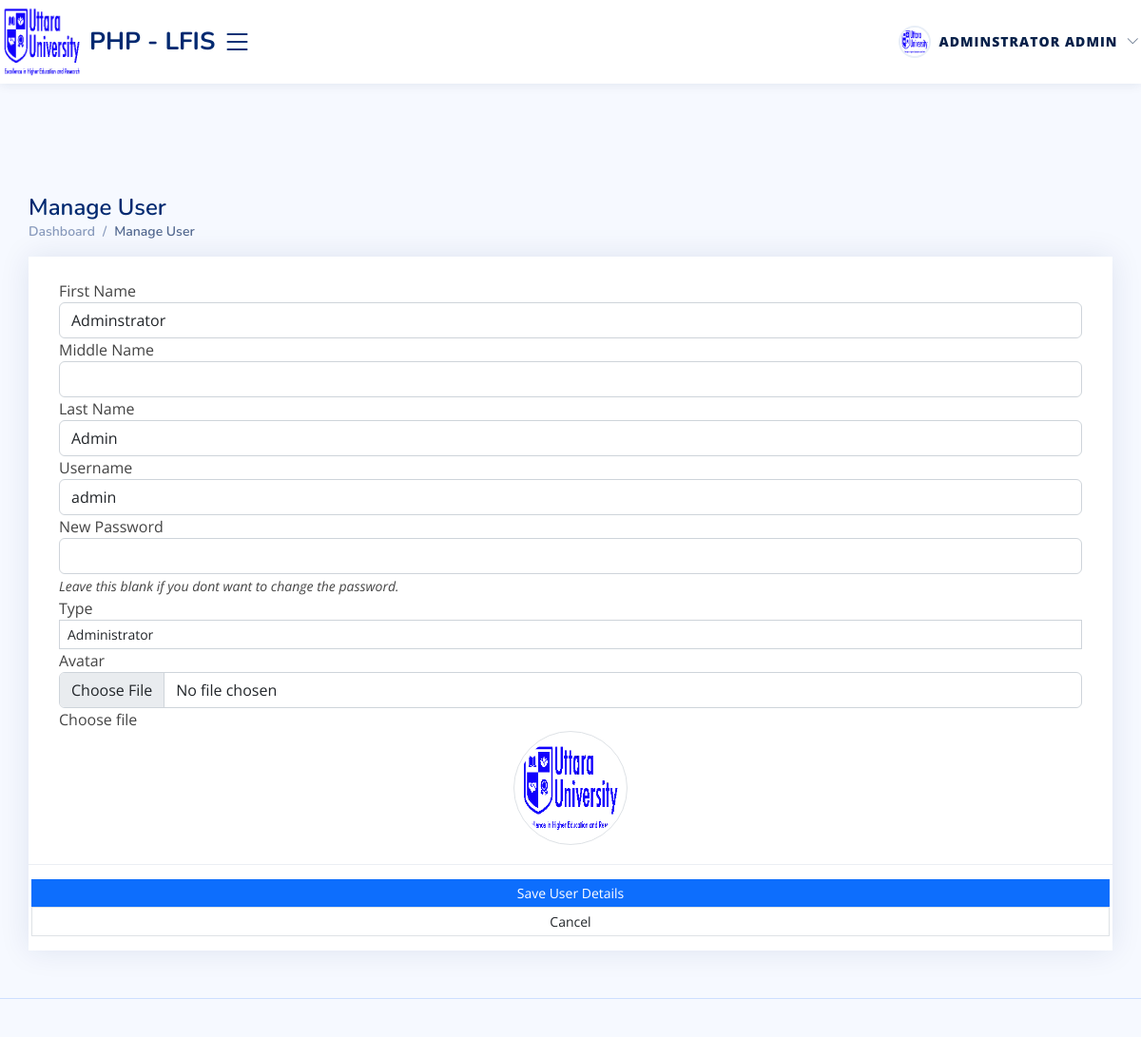
Screenshot of /admin/?page=user/manage_user&id=1 (signed in) with the database file from the repository.
### tables this page shows
CREATE TABLE `users` (
  `id` int(50) NOT NULL,
  `firstname` varchar(250) NOT NULL,
  `middlename` text DEFAULT NULL,
  `lastname` varchar(250) NOT NULL,
  `username` text NOT NULL,
  `password` text NOT NULL,
  `avatar` text DEFAULT NULL,
  `last_login` datetime DEFAULT NULL,
  `type` tinyint(1) NOT NULL DEFAULT 0,
  `date_added` datetime NOT NULL DEFAULT current_timestamp(),
  `date_updated` datetime DEFAULT current_timestamp() ON UPDATE current_timestamp()
);

### config.php (called while the page is built, shortened)
<?php
require_once('classes/DBConnection.php');
require_once('classes/SystemSettings.php');
function validate_image($file){
    global $_settings;
	if(!empty($file)){
        $ex = explode("?",$file);
        $file = $ex[0];
        $ts = isset($ex[1]) ? "?".$ex[1] : '';
		if(is_file(base_app.$file)){
			return base_url.$file.$ts;
		}else{
			return base_url.($_settings->info('logo'));
		}
	}else{
		return base_url.($_settings->info('logo'));
	}
}
?>

### classes/DBConnection.php (called while the page is built, shortened)
<?php
class DBConnection{
    private $host = DB_SERVER;
    private $username = DB_USERNAME;
    private $password = DB_PASSWORD;
    private $database = DB_NAME;
    public $conn;
    public function __construct(){
        $this->socket = defined('DB_SOCKET') ? DB_SOCKET : null;
        if (!isset($this->conn)) {
            $this->conn = new mysqli($this->host, $this->username, $this->password, $this->database, null, $this->socket);
        }
    }
}
?>

### classes/SystemSettings.php (called while the page is built, shortened)
<?php
class SystemSettings extends DBConnection{
	function info($field=''){
		if(!empty($field)){
			if(isset($_SESSION['system_info'][$field]))
				return $_SESSION['system_info'][$field];
			else
				return false;
		}else{
			return false;
		}
	}
}
$_settings = new SystemSettings();
?>

### admin/user/manage_user.php (the view, shortened to what this page needs)
<?php
if(isset($_GET['id'])){
    $user = $conn->query("SELECT * FROM users where id ='{$_GET['id']}' ");
    foreach($user->fetch_array() as $k =>$v){
        $meta[$k] = $v;
    }
}
?>
<div class="card card-outline rounded-0 card-navy">
	<div class="card-body">
		<div class="container-fluid pt-4">
			<form action="" id="manage-user">
				<div class="form-group">
					<label for="name">First Name</label>
					<input type="text" name="firstname" id="firstname" class="form-control" value="<?php echo isset($meta['firstname']) ? $meta['firstname']: '' ?>" required>
				</div>
				<div class="form-group">
					<label for="name">Middle Name</label>
					<input type="text" name="middlename" id="middlename" class="form-control" value="<?php echo isset($meta['middlename']) ? $meta['middlename']: '' ?>">
				</div>
				<div class="form-group">
					<label for="name">Last Name</label>
					<input type="text" name="lastname" id="lastname" class="form-control" value="<?php echo isset($meta['lastname']) ? $meta['lastname']: '' ?>" required>
				</div>
				<div class="form-group">
					<label for="username">Username</label>
					<input type="text" name="username" id="username" class="form-control" value="<?php echo isset($meta['username']) ? $meta['username']: '' ?>" required  autocomplete="off">
				</div>
				<div class="form-group">
					<label for="password"><?= isset($meta['id']) ? "New" : "" ?> Password</label>
					<input type="password" name="password" id="password" class="form-control" value="" autocomplete="off" <?= !isset($meta['id']) ? 'required' : '' ?>>
                    <?php if(isset($meta['id'])): ?>
					<small><i>Leave this blank if you dont want to change the password.</i></small>
                    <?php endif; ?>
				</div>
                <div class="form-group">
                    <label for="type" class="control-label">Type</label>
                    <select name="type" id="type" class="form-control form-control-sm rounded-0" required>
                    <option value="1" <?php echo isset($meta['type']) && $meta['type'] == 1 ? 'selected' : '' ?>>Administrator</option>
                    </select>
                </div>
				<div class="form-group">
					<label for="" class="control-label">Avatar</label>
					<div class="custom-file">
		              <input type="file" class="form-control" id="customFile" name="img" onchange="displayImg(this,$(this))" accept="image/png, image/jpeg">
		              <label class="custom-file-label" for="customFile">Choose file</label>
		            </div>
				</div>
				<div class="form-group d-flex justify-content-center">
					<img src="<?php echo validate_image(isset($meta['avatar']) ? $meta['avatar'] :'') ?>" alt="" id="cimg" class="img-fluid img-thumbnail">
				</div>
			</form>
		</div>
	</div>
	<div class="card-footer">
			<div class="col-md-12">
				<div class="row">
					<button class="btn btn-sm btn-primary bg-gradient-teal border-0 rounded-0 mr-3" form="manage-user">Save User Details</button>
					<a href="./?page=user/list" class="btn btn-sm btn-default border rounded-0" form="manage-user"><i class="fa fa-angle-left"></i> Cancel</a>
				</div>
			</div>
		</div>
</div>

### assets/css/style.css (style rules this page uses)
:root { scroll-behavior: smooth; }
body { font-family: "Open Sans", sans-serif; background: #f6f9ff; color: #444444; }
a { color: #4154f1; text-decoration: none; }
.card { margin-bottom: 30px; border: none; border-radius: 5px; box-shadow: 0px 0 30px rgba(1, 41, 112, 0.1); }
.card-header, .card-footer { border-color: #ebeef4; background-color: #fff; color: #798eb3; padding: 15px; }
.card-body { padding: 0 20px 20px 20px; }

### assets/css/custom.css (style rules this page uses)
@media (min-width: 992px) { body { padding-top: 118px; } }
@media (min-width: 992px) { body { padding-top: 124px; } }
@media (min-width: 992px) { body { padding-top: 112px; } }
@media (min-width: 992px) { body { padding-top: 122px; } }
html, body { max-width: 100%; overflow-x: hidden; }
.card { max-width: 100%; }
.card-body { min-width: 0; }
#cimg { max-width: 100%; max-height: 280px; object-fit: contain; }

### admin/user/manage_user.php (style rules this page uses)
img#cimg { height: 15vh; width: 15vh; object-fit: cover; border-radius: 100% 100%; }

### rows the page displays
users: firstname "Adminstrator", lastname "Admin", username "admin", type "Administrator"

### other values shown
$_settings->info('short_name') "PHP - LFIS"
str_replace(['_', '/'], ' ', ($pageSplit[1] ?? $page)) "Manage User"
